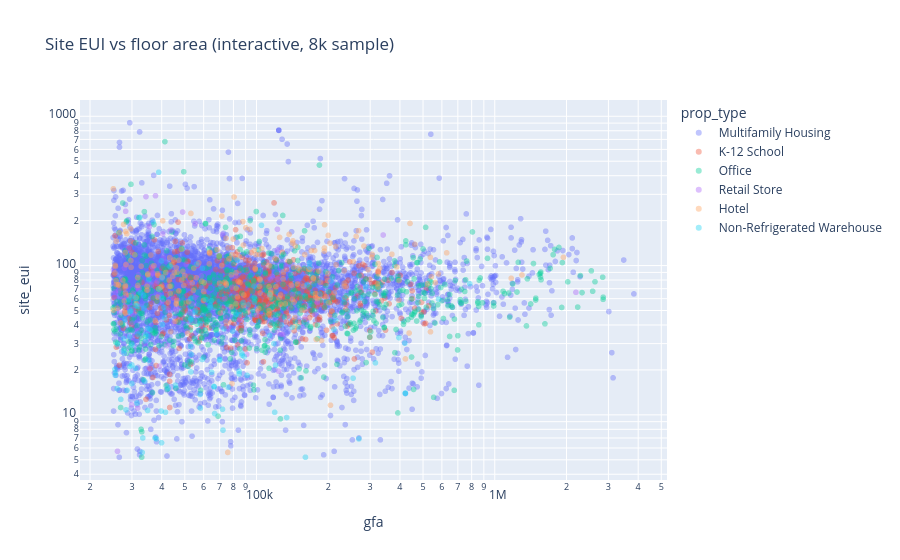

The notebook cell this image was saved under:
### Code cell
fm = ready.dropna(subset=["borough"]).groupby("borough")[["share_elec", "share_gas", "share_steam", "share_oil"]].mean()
fm.plot.bar(stacked=True, figsize=(8, 4), color=["#4c78a8", "#f58518", "#8c6bb1", "#6b6b6b"]); plt.xticks(rotation=0)
plt.ylabel("mean share of site energy"); plt.title("Fuel mix by borough"); plt.legend(title="fuel", bbox_to_anchor=(1.02, 1), loc="upper left")
save("07_fuel_mix_by_borough")
fig = px.scatter(ready[ready.prop_type.isin(focus)].sample(8000, random_state=42), x="gfa", y="site_eui", color="prop_type", log_x=True, log_y=True, opacity=.4,
                 hover_data=["property_id", "year_built", "borough"], title="Site EUI vs floor area (interactive, 8k sample)")
fig.write_html(C.FIGS / "interactive_eui_vs_gfa.html"); fig.show()

### Figure 1 — Plotly figure (JSON) as saved in the notebook; plotly's stock layout.template omitted (floating-point values rounded to 4 significant figures; data arrays with more than 128 entries replaced by an {"elided": "..."} marker saying what was removed)
{"data": [{"customdata": {"elided": "6262x3 mixed values"}, "hovertemplate": "prop_type=Multifamily Housing<br>gfa=%{x}<br>site_eui=%{y}<br>property_id=%{customdata[0]}<br>year_built=%{customdata[1]}<br>borough=%{customdata[2]}<extra></extra>", "legendgroup": "Multifamily Housing", "marker": {"color": "#636efa", "opacity": 0.4, "symbol": "circle"}, "mode": "markers", "name": "Multifamily Housing", "showlegend": true, "type": "scattergl", "x": {"elided": "6262 float values"}, "xaxis": "x", "y": {"elided": "6262 float values"}, "yaxis": "y"}, {"customdata": {"elided": "545x3 mixed values"}, "hovertemplate": "prop_type=K-12 School<br>gfa=%{x}<br>site_eui=%{y}<br>property_id=%{customdata[0]}<br>year_built=%{customdata[1]}<br>borough=%{customdata[2]}<extra></extra>", "legendgroup": "K-12 School", "marker": {"color": "#EF553B", "opacity": 0.4, "symbol": "circle"}, "mode": "markers", "name": "K-12 School", "showlegend": true, "type": "scattergl", "x": {"elided": "545 float values"}, "xaxis": "x", "y": {"elided": "545 float values"}, "yaxis": "y"}, {"customdata": {"elided": "731x3 mixed values"}, "hovertemplate": "prop_type=Office<br>gfa=%{x}<br>site_eui=%{y}<br>property_id=%{customdata[0]}<br>year_built=%{customdata[1]}<br>borough=%{customdata[2]}<extra></extra>", "legendgroup": "Office", "marker": {"color": "#00cc96", "opacity": 0.4, "symbol": "circle"}, "mode": "markers", "name": "Office", "showlegend": true, "type": "scattergl", "x": {"elided": "731 float values"}, "xaxis": "x", "y": {"elided": "731 float values"}, "yaxis": "y"}, {"customdata": {"elided": "101x3 mixed values"}, "hovertemplate": "prop_type=Retail Store<br>gfa=%{x}<br>site_eui=%{y}<br>property_id=%{customdata[0]}<br>year_built=%{customdata[1]}<br>borough=%{customdata[2]}<extra></extra>", "legendgroup": "Retail Store", "marker": {"color": "#ab63fa", "opacity": 0.4, "symbol": "circle"}, "mode": "markers", "name": "Retail Store", "showlegend": true, "type": "scattergl", "x": [48950.0, 53590.0, 271800.0, 25100.0, 28990.0, 52670.0, 35090.0, 34350.0, 51180.0, 26090.0, 58990.0, 340100.0, 30000.0, 78870.0, 28470.0, 123800.0, 40650.0, 33800.0, 31740.0, 39130.0, 58640.0, 32090.0, 34880.0, 36960.0, 30280.0, 141500.0, 38020.0, 141700.0, 30060.0, 28450.0, 175900.0, 30310.0, 35360.0, 27770.0, 42020.0, 122800.0, 99940.0, 56900.0, 37660.0, 114100.0, 43620.0, 55020.0, 40160.0, 30420.0, 81670.0, 71960.0, 29900.0, 122100.0, 122400.0, 55210.0, 25510.0, 44660.0, 73690.0, 29360.0, 40380.0, 36680.0, 35720.0, 76160.0, 52640.0, 126800.0, 46060.0, 159800.0, 36420.0, 26410.0, 26710.0, 116400.0, 38870.0, 149000.0, 31600.0, 36710.0, 114500.0, 25390.0, 74350.0, 50710.0, 31980.0, 203100.0, 27900.0, 122400.0, 32110.0, 132700.0, 180100.0, 2191000.0, 28220.0, 27880.0, 42590.0, 85560.0, 55310.0, 28460.0, 35490.0, 184000.0, 45040.0, 36240.0, 52180.0, 180000.0, 90960.0, 40260.0, 31740.0, 38380.0, 128800.0, 30410.0, 45870.0], "xaxis": "x", "y": [228.4, 55.4, 72.0, 93.8, 130.3, 48.0, 68.7, 289.4, 36.3, 5.7, 71.2, 160.2, 33.1, 71.6, 72.3, 19.6, 112.5, 30.2, 36.7, 21.2, 85.3, 69.0, 74.7, 88.5, 65.1, 73.2, 76.2, 64.0, 41.2, 102.4, 47.1, 63.1, 20.6, 61.0, 29.1, 81.3, 46.4, 99.8, 293.5, 81.3, 173.0, 42.4, 82.5, 47.0, 84.9, 162.1, 11.7, 35.7, 127.2, 61.1, 66.7, 60.5, 59.9, 50.7, 163.0, 96.9, 85.4, 37.8, 41.6, 34.6, 49.5, 44.8, 98.8, 67.9, 48.5, 84.6, 64.1, 78.5, 70.9, 89.6, 68.6, 61.6, 44.7, 102.1, 86.7, 80.0, 96.0, 175.0, 71.3, 99.5, 56.3, 66.2, 231.0, 25.7, 50.0, 43.4, 190.9, 62.9, 181.9, 64.2, 41.2, 73.9, 76.8, 57.0, 25.4, 57.9, 11.1, 78.9, 34.6, 50.7, 50.8], "yaxis": "y"}, {"customdata": {"elided": "229x3 mixed values"}, "hovertemplate": "prop_type=Hotel<br>gfa=%{x}<br>site_eui=%{y}<br>property_id=%{customdata[0]}<br>year_built=%{customdata[1]}<br>borough=%{customdata[2]}<extra></extra>", "legendgroup": "Hotel", "marker": {"color": "#FFA15A", "opacity": 0.4, "symbol": "circle"}, "mode": "markers", "name": "Hotel", "showlegend": true, "type": "scattergl", "x": {"elided": "229 float values"}, "xaxis": "x", "y": {"elided": "229 float values"}, "yaxis": "y"}, {"customdata": {"elided": "132x3 mixed values"}, "hovertemplate": "prop_type=Non-Refrigerated Warehouse<br>gfa=%{x}<br>site_eui=%{y}<br>property_id=%{customdata[0]}<br>year_built=%{customdata[1]}<br>borough=%{customdata[2]}<extra></extra>", "legendgroup": "Non-Refrigerated Warehouse", "marker": {"color": "#19d3f3", "opacity": 0.4, "symbol": "circle"}, "mode": "markers", "name": "Non-Refrigerated Warehouse", "showlegend": true, "type": "scattergl", "x": {"elided": "132 float values"}, "xaxis": "x", "y": {"elided": "132 float values"}, "yaxis": "y"}], "layout": {"legend": {"title": {"text": "prop_type"}, "tracegroupgap": 0}, "title": {"text": "Site EUI vs floor area (interactive, 8k sample)"}, "xaxis": {"anchor": "y", "domain": [0.0, 1.0], "title": {"text": "gfa"}, "type": "log"}, "yaxis": {"anchor": "x", "domain": [0.0, 1.0], "title": {"text": "site_eui"}, "type": "log"}}}
